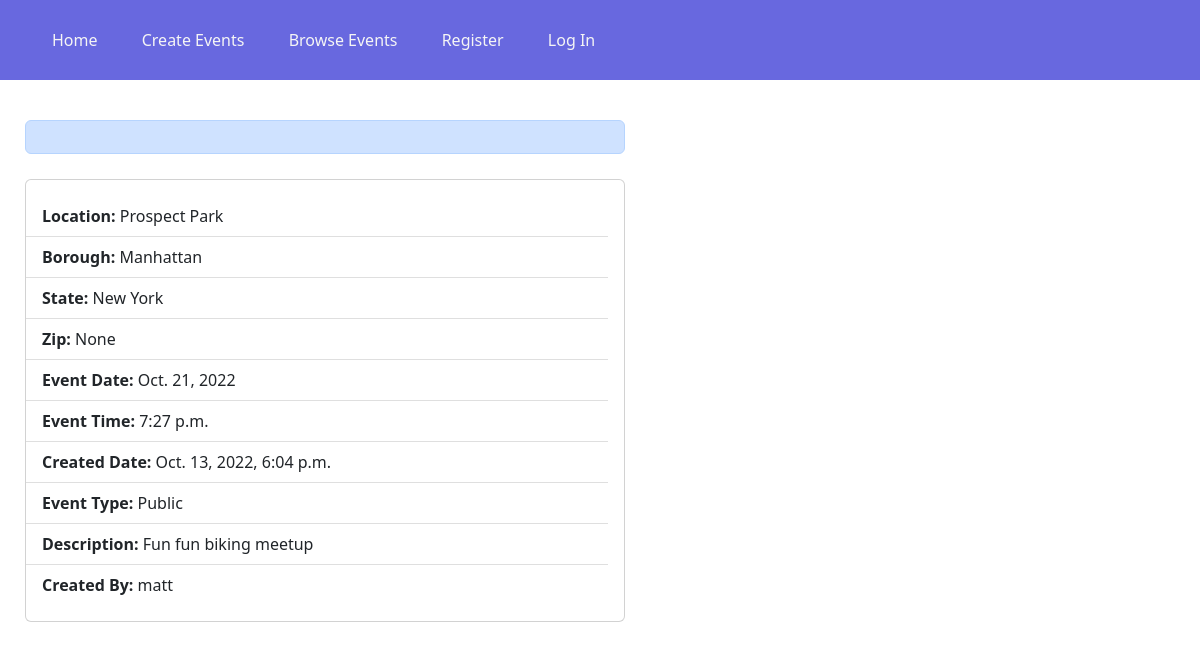
/events/1/, run on an earlier commit of the app's database.
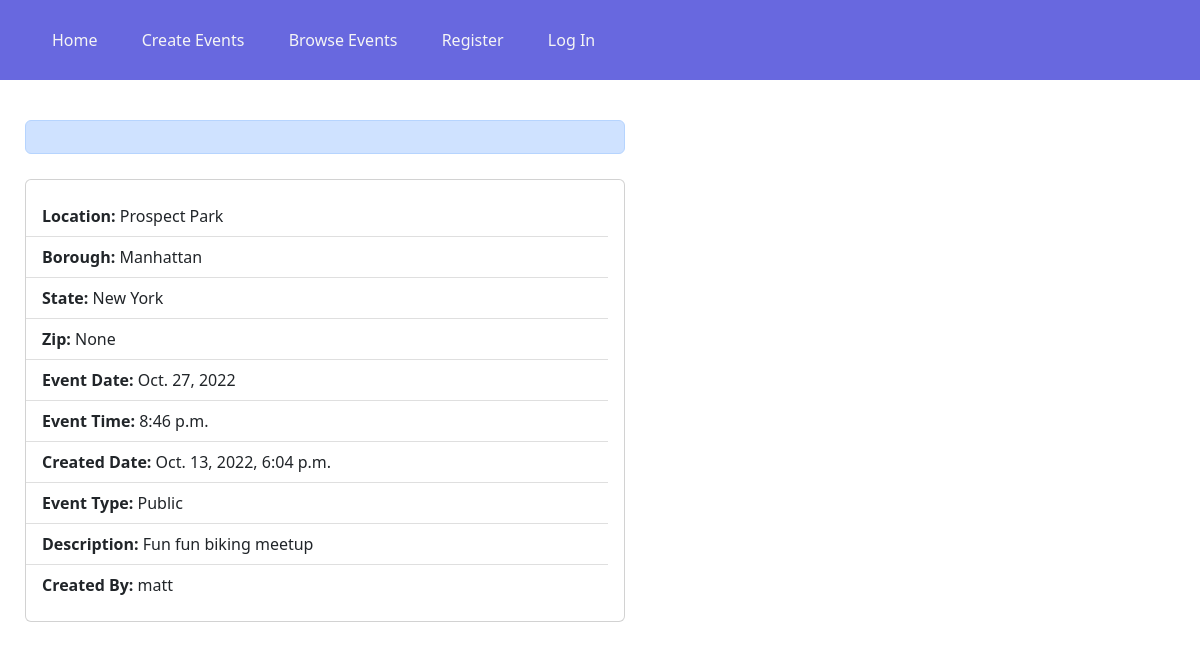
And on a later commit of the database.
### bikingapp/models.py (models this page shows, shortened)
class Event(models.Model):
    title          = models.CharField     (max_length = 50)
    location       = models.CharField     (max_length = 200)
    borough        = models.CharField     (max_length = 20, choices=[("manhattan","Manhattan"),("queens","Queens"),("bronx","Bronx"),("staten island","Staten Island"),("brooklyn","Brooklyn")], default="Manhattan")
    date           = models.DateField     (default=timezone.now)
    time           = models.TimeField     (default=timezone.now)
    date_created   = models.DateTimeField (default=timezone.now)
    event_type     = models.CharField     (max_length = 200, choices=[("public","Public"),("private","Private")], default="Public")
    description    = models.CharField     (max_length = 500)
    created_by     = models.CharField     (max_length = 100)
    zipcode        = models.CharField     (max_length = 5,null=True)
    state          = models.CharField     (max_length = 10, default = 'New York')

### bikingapp/views.py (the view)
# urls.py: path('events/<int:id1>/', views.view_event),
def view_event(request, id1):
    obj= models.Event.objects.order_by('id').filter(id=id1)
    context= {'obj1' : obj}
    return render(request, 'view_event.html', context)

### bikingapp/templates/view_event.html (shortened to what this page needs)
<!DOCTYPE html>
<html lang="en">
<head>
    <link href="https://cdn.jsdelivr.net/npm/bootstrap@5.2.2/dist/css/bootstrap.min.css" rel="stylesheet"
>
    <link rel="stylesheet" href="https://cdn.jsdelivr.net/npm/bootstrap-icons@1.9.1/font/bootstrap-icons.css">
</head>
<body>
    {% extends 'base.html' %}
    {% block content %}
    <div style="margin-top: 120px">
        <div class="col">
            {% for obj in obj1 %}
            <div class="alert alert-primary col-lg-6" role="alert"
                style="margin-left: 25px;text-transform: capitalize;">
            </div>
            <div class="card col-lg-6" style="margin: 25px;">
                <ul class="list-group list-group-flush card-body">
                    <li class="list-group-item"><b>Location:</b> {{obj.location}}</li>
                    <li class="list-group-item"><b>Borough:</b> {{obj.borough}}</li>
                    <li class="list-group-item"><b>State:</b> {{obj.state}}</li>
                    <li class="list-group-item"><b>Zip:</b> {{obj.zipcode}}</li>
                    <li class="list-group-item"><b>Event Date:</b> {{obj.date}}</li>
                    <li class="list-group-item"><b>Event Time:</b> {{obj.time}}</li>
                    <li class="list-group-item"><b>Created Date:</b> {{obj.date_created}}</li>
                    <li class="list-group-item"><b>Event Type:</b> {{obj.event_type}}</li>
                    <li class="list-group-item"><b>Description:</b> {{obj.description}}</li>
                    <li class="list-group-item"><b>Created By:</b> {{obj.created_by}}</li>
                </ul>
            </div>
            {% endfor %}
        </div>
    </div>
    {% endblock content %}

What changed in the data, as far as the page shows it:
changed Event "Prospect Park": date "Oct. 21, 2022" → "Oct. 27, 2022"; time "7:27 p.m." → "8:46 p.m."
